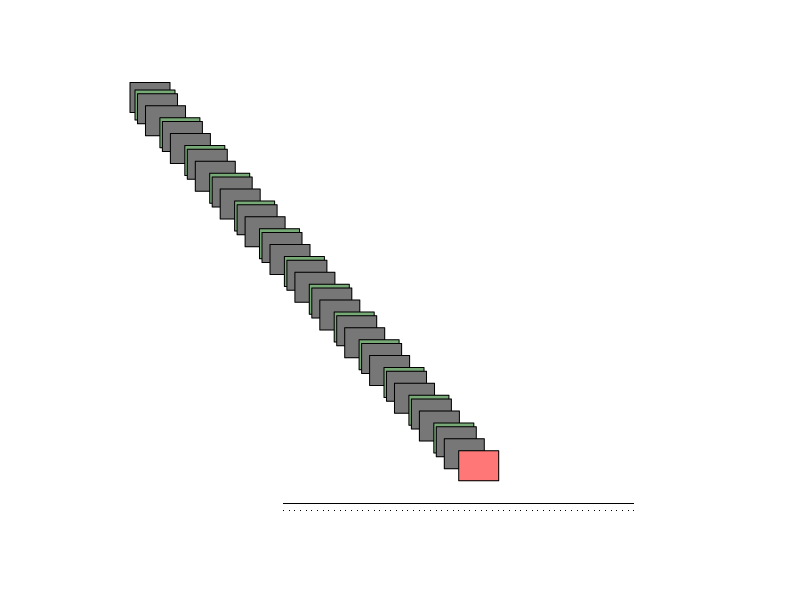

R code for this plot:
"
    # Conv 1
    x = tf.keras.layers.Conv2D(32, (3, 3), strides = (2, 2), padding = 'same', kernel_initializer = tf.keras.initializers.HeNormal())(x)
    x = tf.keras.layers.BatchNormalization()(x)
    x = tf.keras.layers.Activation('relu')(x)

    x = ConvDWBlock(x, 32, 1)
    x = ConvBlock(x, 64)
    
    x = ConvDWBlock(x, 64, 2)
    x = ConvBlock(x, 128)
    
    x = ConvDWBlock(x, 128, 1)
    x = ConvBlock(x, 128)
    
    x = ConvDWBlock(x, 128, 2)
    x = ConvBlock(x, 128)
    
    x = ConvDWBlock(x, 256, 1)
    x = ConvBlock(x, 256)
    
    x = ConvDWBlock(x, 256, 2)
    x = ConvBlock(x, 512)

    # x 5
    x = ConvDWBlock(x, 512, 1)
    x = ConvBlock(x, 512)
    
    x = ConvDWBlock(x, 512, 1)
    x = ConvBlock(x, 512)
    
    x = ConvDWBlock(x, 512, 1)
    x = ConvBlock(x, 512)
    
    x = ConvDWBlock(x, 512, 1)
    x = ConvBlock(x, 512)
    
    x = ConvDWBlock(x, 512, 1)
    x = ConvBlock(x, 512)
    
    x = ConvDWBlock(x, 512, 2)
    x = ConvBlock(x, 1024)
    
    x = ConvDWBlock(x, 1024, 2)
    x = ConvBlock(x, 1024)

    x = tf.keras.layers.GlobalAveragePooling2D()(x)

    # Final layers
    x = tf.keras.layers.Dense(1024, activation='relu')(x)
    x = tf.keras.layers.Dense(num_classes, activation='softmax')(x)
"

par(plt = c(0,1,0,1))
plot(NULL, NULL, xlim = c(0,800), ylim = c(0,800), frame = F, xaxt = 'n', yaxt = 'n', xaxs = 'i', yaxs = 'i')

start = c(130, 650)

rect(start[1], start[2], start[1] + 40, start[2] + 40, col = '#777777', border = T)
start = start + c(5, -10)

for (i in 1:13) {
  ## DW Block 1
  rect(start[1], start[2], start[1] + 40, start[2] + 40, col = '#77aa77', border = T)
  start = start + c(5, -10) * 0.5
  rect(start[1], start[2], start[1] + 40, start[2] + 40, col = '#777777', border = T)
  
  ## conv block 1
  start = start + c(5, -10) * 1.6
  rect(start[1], start[2], start[1] + 40, start[2] + 40, col = '#777777', border = T)
  start = start + c(9, -10) * 1.6
}

rect(start[1], start[2], start[1] + 40, start[2] + 40, col = '#ff7777', border = T)

points(seq(start[1] - 175, start[1] + 175, length.out = 1000), rep(start[2] - 30, 1000), pch = '.')
points(seq(start[1] - 175, start[1] + 175, length.out = 63), rep(start[2] - 40, 63), pch = '.')
